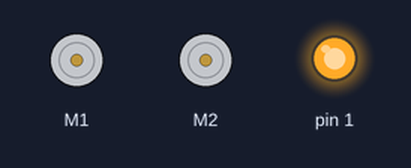
Bench run of a sketch on a simulated Arduino Uno, built with avr-gcc and run on an emulated ATmega328P. Parts: 2 × DC motor (green arrow = forward, orange = backward, longer = faster), output pins drawn as LEDs (lit = HIGH).

Above: at 0.1 s.
At 8.15 s:
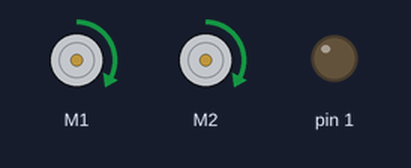
At 12.15 s:
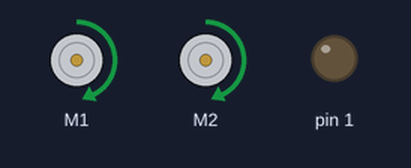
At 16.2 s:
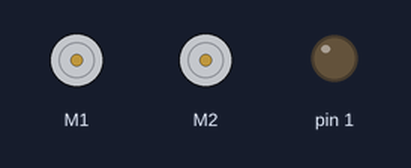
At 25.65 s:
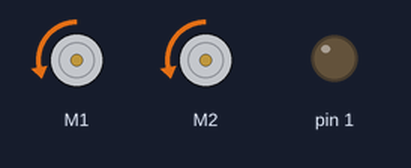
At 35.15 s:
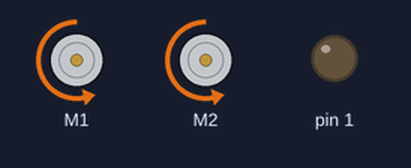
Timing chart, 0 to 40.0 s (numbered marks = the images above):
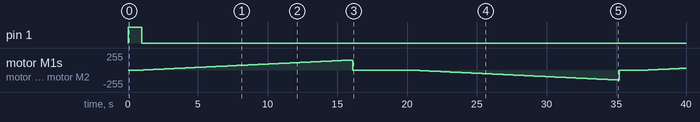

The sketch:

Prueba3_motores.ino
```cpp
#include<OrangutanMotors.h>
OrangutanMotors motors;

void setup() {
motors.setSpeeds(0, 0);  //Motor_derecho, Motor_izquierdo
pinMode(1, OUTPUT);
digitalWrite(1, HIGH);
delay(1000);
digitalWrite(1, LOW);
}

void loop() {
  for(int i =0; i<=150;i++){
    motors.setSpeeds(i, i);
    delay(100);
    }
    motors.setSpeeds(0, 0);
    delay(4000);

  for(int i =0; i>=-150;i--){
    motors.setSpeeds(i, i);
    delay(100);
    }
    motors.setSpeeds(0, 0);
    delay(2000);

}
```

Measured:
- by itself, motor M1, motor M2: stopped → forward 1/255 at 1.1 s, → forward 2/255 0.10 s later, → forward 3/255 0.10 s later, → forward 4/255 0.10 s later, … (329 changes in this stretch)
